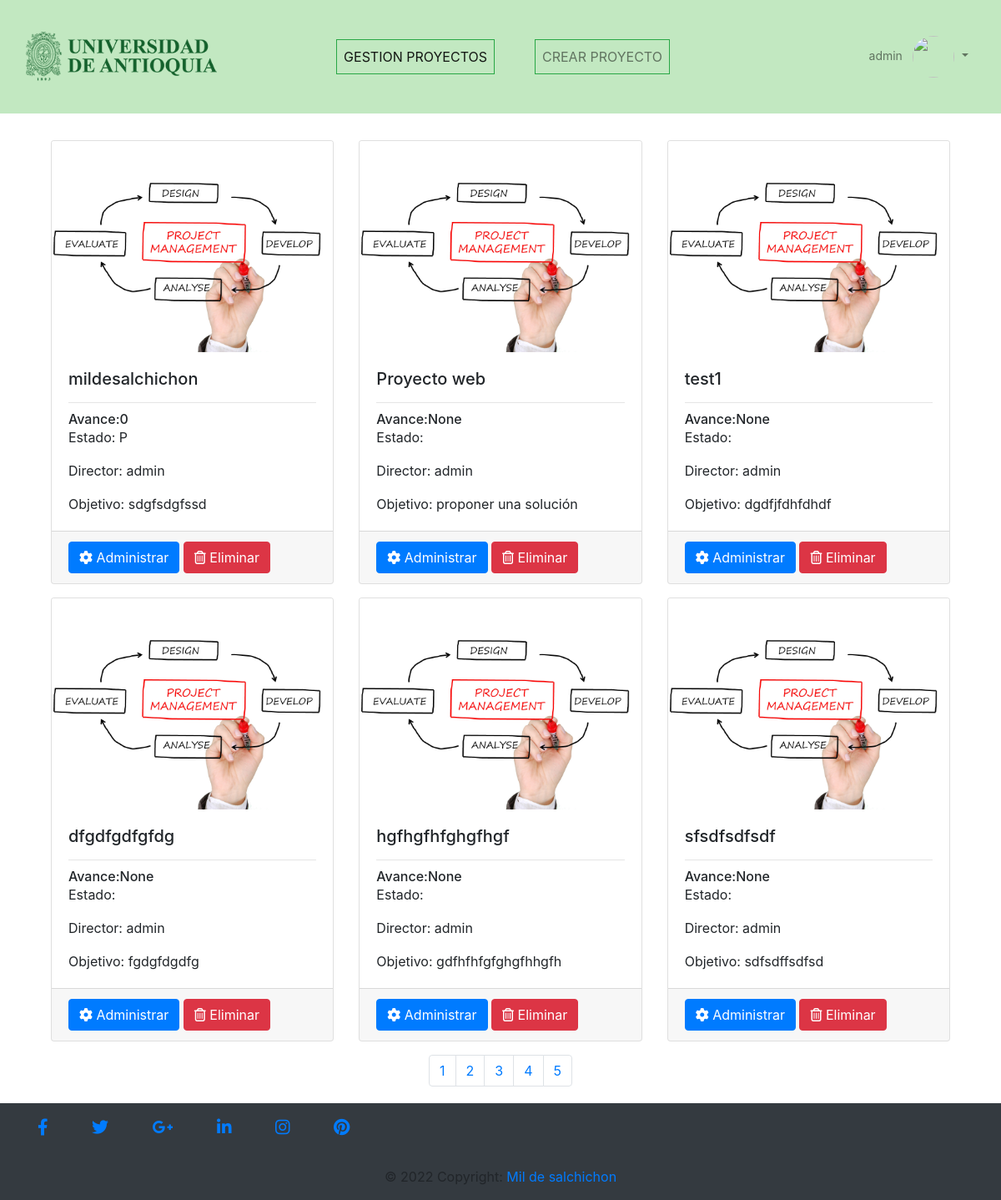
Before: / (signed in) with the older database file.
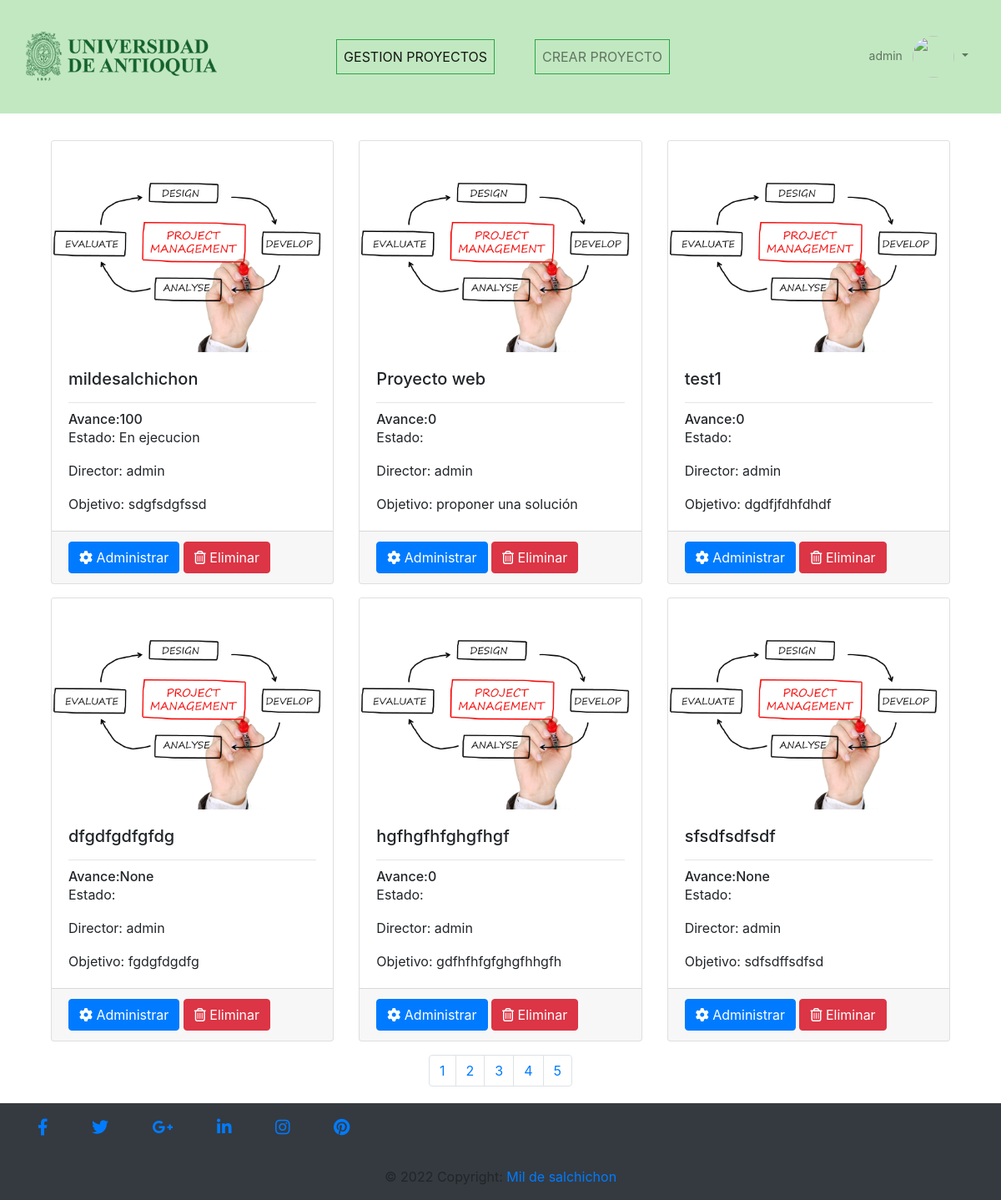
After: the same page with the newer database file.
### gestion/models.py (models this page shows, shortened)
class Proyecto(models.Model):
    estados = (('FFinalizado','Finalizado'),('En ejecucion','En ejecucion'))
    nombre = models.CharField(max_length=100)
    objetivo_general = models.CharField(max_length=100)
    fecha_inicio = models.DateField()
    fecha_fin = models.DateField()
    director = models.ForeignKey(User, on_delete=models.CASCADE)
    presupuesto = models.CharField(max_length=100)
    porcentaje_avance = models.IntegerField(null = True)
    estado = models.CharField(max_length=20, choices=estados)
    class meta:
        db_table= 'proyecto'
        verbose_name= 'Proyecto'
        verbose_name_plural='Proyectos'
        ordering=['id']

### gestion/views.py (the view)
# urls.py: path('',include("gestion.urls")),
@login_required(login_url='login')
def gestion(request):
    listado_posts =Proyecto.objects.filter(director=request.user.id)
    paginator = Paginator(listado_posts, 6)
    pagina = request.GET.get("page") or 1
    posts = paginator.get_page(pagina)
    pagina_actual = int(pagina)
    paginas = range(1, posts.paginator.num_pages + 1)
    return render(request, "gestion_proyecto.html",{"projects":posts,"paginas": paginas, "pagina_actual": pagina_actual })

### Templates/gestion_proyecto.html (shortened to what this page needs)
{% extends 'index.html' %}
{%load static%}
{%block navlink%}
<li class="nav-item px-lg-4">
  <a class="nav-link text-uppercase border border-success active" href="{% url 'gestion_proyecto' %}">Gestion proyectos</a>
</li>
<li class="nav-item px-lg-4">
  <a class="nav-link text-uppercase border border-success" href="{% url 'make_project' %}">Crear proyecto</a>
</li>
{%endblock%}
{% block content %}
<div class="bd-masthead mb-3" id="content">
  <div class="container px-4 px-md-3">
    {% if projects  %}
    {% for project in projects  %}
      {% if user == project.director%}
        {% if forloop.first %}<div class="row">{% endif %}
          <div class="col-4 mt-3">
              <div class="card h-100" >
                <img class="card-img-top" src="{% static 'img/banner.jpg'%}" alt="Card image cap">
                <div class="card-body" >
                  <h5 class="card-title">{{project.nombre }}</h5>
                  <hr/>
                  <h6 class="card-subtitle">Avance:{{project.porcentaje_avance }}</h6>
                  <p class="card-text">Estado: {{project.estado }}</p>
                  <p class="card-text">Director: {{project.director }}</p>
                  <p class="card-text">Objetivo: {{project.objetivo_general }}</p>
                </div>
                <div class="card-footer">
                  <a href="{%url 'admin_project' project.id%}" class="btn btn-primary"><i class="fa-solid fa-gear"></i> Administrar</a>
                  <a href="{%url 'delete_proyecto' project.id%}" class="btn btn-danger"><i class="fa-regular fa-trash-can"></i> Eliminar</a>
                </div>
              </div>
          </div>
        {% if forloop.counter|divisibleby:3 %}
          </div><div class="row">
        {% endif %}
      {% endif %}
    {% endfor %}
    {% include "paginat.html"%}
  {% else %}
      <div class="alert alert-danger">no hay nada aqui</div>
  {% endif %}
  </div>
</div>
{% endblock %}

Changed rows visible on the page:
changed Proyecto "mildesalchichon": porcentaje_avance "0" → "100"; estado "P" → "En ejecucion"
changed Proyecto "Proyecto web": porcentaje_avance "None" → "0"
changed Proyecto "test1": porcentaje_avance "None" → "0"
changed Proyecto "hgfhgfhfghgfhgf": porcentaje_avance "None" → "0"
